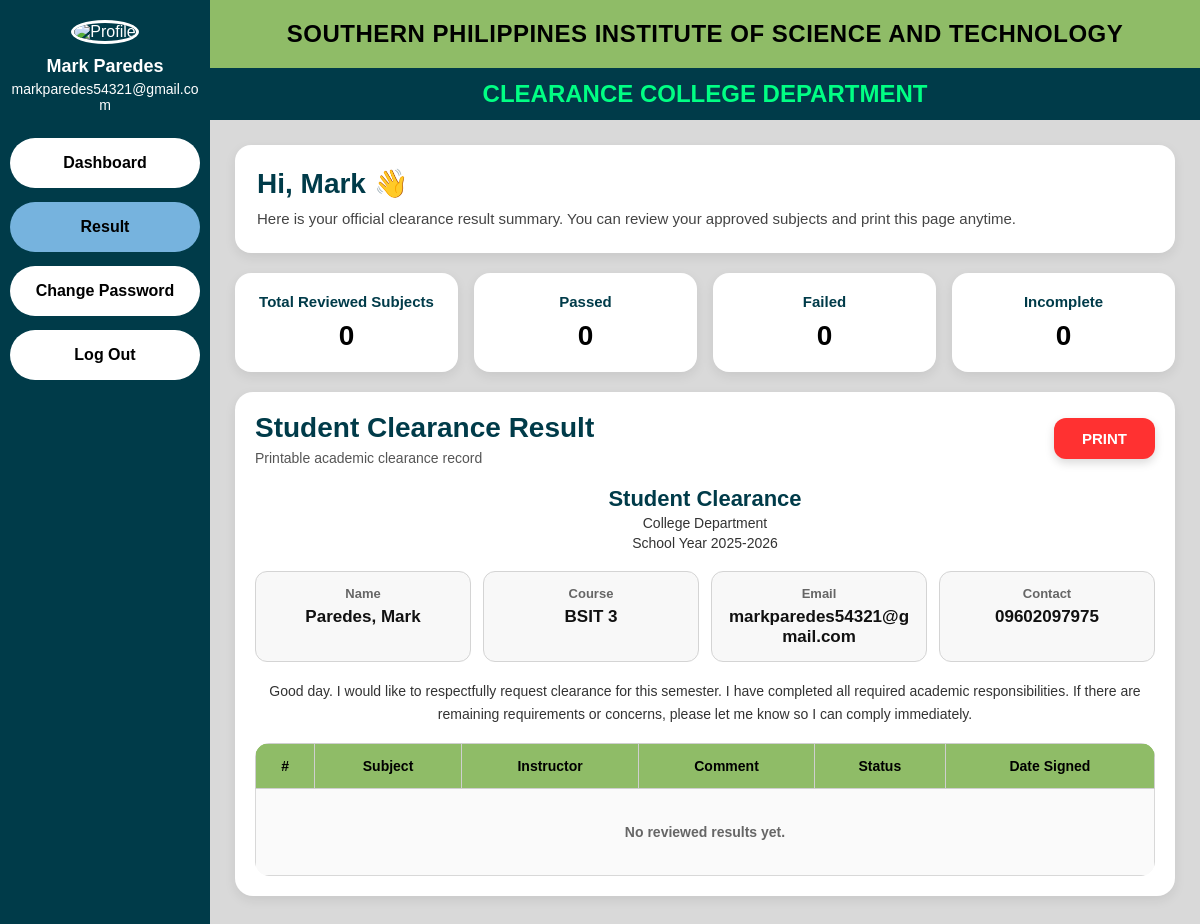
Screenshot of /clearance_system/dashboard/student_result.php (signed in) with the database file from the repository.
### tables this page shows
CREATE TABLE `users` (
  `id` int(11) NOT NULL,
  `firstname` varchar(100) DEFAULT NULL,
  `lastname` varchar(100) DEFAULT NULL,
  `email` varchar(100) DEFAULT NULL,
  `contact_number` varchar(20) DEFAULT NULL,
  `password` varchar(255) DEFAULT NULL,
  `role` enum('student','teacher') DEFAULT NULL,
  `course` varchar(50) DEFAULT NULL,
  `profile_photo` varchar(255) DEFAULT NULL,
  `is_deleted` tinyint(1) NOT NULL DEFAULT 0,
  `deleted_at` datetime DEFAULT NULL
);

### clearance_system/dashboard/student_result.php (the view, shortened to what this page needs)
<?php
include("../config/db.php");
$student_id = $_SESSION['user_id'];
$user_stmt = $conn->prepare("SELECT firstname, lastname, email, contact_number, course, profile_photo FROM users WHERE id = ?");
$user_stmt->bind_param("i", $student_id);
$user_stmt->execute();
$user = $user_stmt->get_result()->fetch_assoc();
$default_photo = "../assets/southern.png";
if (!empty($user['profile_photo']) && file_exists("../assets/uploads/profile/" . $user['profile_photo'])) {
    $photo = "../assets/uploads/profile/" . $user['profile_photo'];
} else {
    $photo = $default_photo;
}
$total_subjects = 0;
$total_passed = 0;
$total_failed = 0;
$total_incomplete = 0;
$rows = [];
?>
<!DOCTYPE html>
<html lang="en">
<head>
</head>
<body>
<div class="wrapper">
    <div class="sidebar">
        <img src="<?php echo $photo; ?>" alt="Profile" class="profile-img" onerror="this.src='../assets/southern.png';">
        <h3><?php echo htmlspecialchars($user['firstname'] . ' ' . $user['lastname']); ?></h3>
        <p><?php echo htmlspecialchars($user['email']); ?></p>
        <a href="student.php">Dashboard</a>
        <a href="student_result.php" class="active">Result</a>
        <a href="change_password.php">Change Password</a>
        <a href="../auth/logout.php">Log Out</a>
    </div>
    <div class="main-content">
        <div class="top-header">
            SOUTHERN PHILIPPINES INSTITUTE OF SCIENCE AND TECHNOLOGY
        </div>
        <div class="sub-header">
            CLEARANCE COLLEGE DEPARTMENT
        </div>
        <div class="content">
            <div class="welcome-box">
                <h2>Hi, <?php echo htmlspecialchars($user['firstname']); ?> 👋</h2>
                <p>
                    Here is your official clearance result summary. You can review your approved subjects and print this page anytime.
                </p>
            </div>
            <div class="stats-grid">
                <div class="stat-card">
                    <h4>Total Reviewed Subjects</h4>
                    <div class="number"><?php echo $total_subjects; ?></div>
                </div>
                <div class="stat-card">
                    <h4>Passed</h4>
                    <div class="number"><?php echo $total_passed; ?></div>
                </div>
                <div class="stat-card">
                    <h4>Failed</h4>
                    <div class="number"><?php echo $total_failed; ?></div>
                </div>
                <div class="stat-card">
                    <h4>Incomplete</h4>
                    <div class="number"><?php echo $total_incomplete; ?></div>
                </div>
            </div>
            <div class="card">
                <div class="card-header">
                    <div class="card-title">
                        <h3>Student Clearance Result</h3>
                        <p>Printable academic clearance record</p>
                    </div>
                    <button class="print-btn" onclick="window.print()">PRINT</button>
                </div>
                <div class="clearance-head">
                    <div class="main">Student Clearance</div>
                    <div class="small">College Department</div>
                    <div class="small">School Year 2025-2026</div>
                </div>
                <div class="info-grid">
                    <div class="info-box">
                        <label>Name</label>
                        <span><?php echo htmlspecialchars($user['lastname'] . ', ' . $user['firstname']); ?></span>
                    </div>
                    <div class="info-box">
                        <label>Course</label>
                        <span><?php echo htmlspecialchars($user['course']); ?></span>
                    </div>
                    <div class="info-box">
                        <label>Email</label>
                        <span><?php echo htmlspecialchars($user['email']); ?></span>
                    </div>
                    <div class="info-box">
                        <label>Contact</label>
                        <span><?php echo htmlspecialchars($user['contact_number']); ?></span>
                    </div>
                </div>
                <div class="request-text">
                    Good day. I would like to respectfully request clearance for this semester.
                    I have completed all required academic responsibilities. If there are remaining
                    requirements or concerns, please let me know so I can comply immediately.
                </div>
                <div class="table-wrap">
                    <table>
                        <tr>
                            <th>#</th>
                            <th>Subject</th>
                            <th>Instructor</th>
                            <th>Comment</th>
                            <th>Status</th>
                            <th>Date Signed</th>
                        </tr>
                        <?php if (count($rows) > 0): ?>
                            <?php foreach ($rows as $index => $row): ?>
                                <?php
                                $badgeClass = 'status-passed';
                                if ($row['result'] === 'Failed') {
                                    $badgeClass = 'status-failed';
                                } elseif ($row['result'] === 'Incomplete') {
                                    $badgeClass = 'status-incomplete';
                                }
                                ?>
                                <tr>
                                    <td><?php echo $index + 1; ?></td>
                                    <td><?php echo htmlspecialchars($row['subject']); ?></td>
                                    <td><?php echo htmlspecialchars($row['instructor_name'] ?: 'N/A'); ?></td>
                                    <td class="comment-text"><?php echo htmlspecialchars($row['comment']); ?></td>
                                    <td>
                                        <span class="status-badge <?php echo $badgeClass; ?>">
                                            <?php echo htmlspecialchars($row['result']); ?>
                                        </span>
                                    </td>
                                    <td>
                                        <?php
                                        echo !empty($row['date_signed'])
                                            ? date("F d, Y", strtotime($row['date_signed']))
                                            : 'N/A';
                                        ?>
                                    </td>
                                </tr>
                            <?php endforeach; ?>
                        <?php else: ?>
                            <tr>
                                <td colspan="6" class="empty-state">No reviewed results yet.</td>
                            </tr>
                        <?php endif; ?>
                    </table>
                </div>
            </div>
        </div>
    </div>
</div>
</body>
</html>

### clearance_system/dashboard/student_result.php (style rules this page uses)
* { margin:0; padding:0; box-sizing:border-box; font-family:Arial, sans-serif; }
body { background:#d9d9d9; }
.wrapper { display:flex; min-height:100vh; }
.sidebar { width:210px; background:#003b49; color:white; padding:20px 10px; text-align:center; }
.profile-img { width:90px; height:90px; border-radius:50%; object-fit:cover; border:3px solid #fff; margin-bottom:12px; }
.sidebar h3 { font-size:18px; margin-bottom:4px; }
.sidebar p { font-size:14px; margin-bottom:25px; word-break:break-word; }
.sidebar a { display:block; text-decoration:none; background:#fff; color:#000; padding:16px; border-radius:30px; margin:14px 0; font-weight:bold; font-size:16px; text-align:center; transition:0.2s ease; }
.sidebar a.active { background:#76b3de; }
.main-content { flex:1; }
.top-header { background:#8fbc67; text-align:center; padding:20px 10px; font-size:24px; font-weight:bold; text-transform:uppercase; letter-spacing:0.5px; }
.sub-header { background:#003b49; color:#00ff84; text-align:center; padding:12px 10px; font-size:24px; font-weight:bold; text-transform:uppercase; }
.content { padding:25px; }
.welcome-box { background:#fff; border-radius:16px; padding:22px; margin-bottom:20px; box-shadow:0 4px 12px rgba(0,0,0,0.08); }
.welcome-box h2 { color:#003b49; margin-bottom:8px; font-size:28px; }
.welcome-box p { color:#444; font-size:15px; line-height:1.5; }
.stats-grid { display:grid; grid-template-columns:repeat(4, 1fr); gap:16px; margin-bottom:20px; }
.stat-card { background:#fff; border-radius:16px; padding:20px; box-shadow:0 4px 12px rgba(0,0,0,0.08); text-align:center; }
.stat-card h4 { color:#003b49; font-size:15px; margin-bottom:10px; }
.stat-card .number { font-size:28px; font-weight:bold; }
.card { background:#fff; border-radius:18px; padding:20px; box-shadow:0 4px 12px rgba(0,0,0,0.08); margin-bottom:20px; }
.card-header { display:flex; justify-content:space-between; align-items:center; gap:15px; margin-bottom:18px; flex-wrap:wrap; }
.card-title h3 { color:#003b49; font-size:28px; margin-bottom:6px; }
.card-title p { color:#555; font-size:14px; }
.print-btn { background:#ff3131; color:#fff; border:none; padding:12px 28px; font-weight:bold; border-radius:12px; cursor:pointer; font-size:15px; box-shadow:0 4px 10px rgba(0,0,0,0.15); }
.clearance-head { text-align:center; margin-bottom:18px; line-height:1.4; }
.clearance-head .small { font-size:14px; color:#333; }
.clearance-head .main { font-size:22px; font-weight:bold; color:#003b49; }
.info-grid { display:grid; grid-template-columns:repeat(4, 1fr); gap:12px; margin-bottom:18px; }
.info-box { border:1px solid #d4d4d4; border-radius:12px; background:#f8f8f8; padding:14px; text-align:center; }
.info-box label { display:block; font-size:13px; color:#666; margin-bottom:6px; font-weight:bold; }
.info-box span { font-size:17px; color:#111; font-weight:bold; word-break:break-word; }
.request-text { text-align:center; font-size:14px; color:#333; line-height:1.6; margin:8px 0 18px; padding:0 10px; }
.table-wrap { overflow-x:auto; border-radius:14px; }
table { width:100%; border-collapse:collapse; overflow:hidden; border-radius:14px; }
table th { background:#8fbc67; color:#000; padding:14px 10px; font-size:14px; border:1px solid #cfcfcf; }
table td { padding:14px 10px; text-align:center; border:1px solid #d8d8d8; background:#fff; font-size:14px; }
table tr:nth-child(even) td { background:#fafafa; }
.empty-state { text-align:center; padding:35px 20px; color:#666; font-weight:bold; }

### rows the page displays
users: firstname+lastname "Mark Paredes", email "markparedes54321@gmail.com", firstname "Mark", lastname+firstname "Paredes, Mark", course "BSIT 3", contact_number "09602097975"

### other values shown
$total_subjects "0"
$total_passed "0"
$total_failed "0"
$total_incomplete "0"
